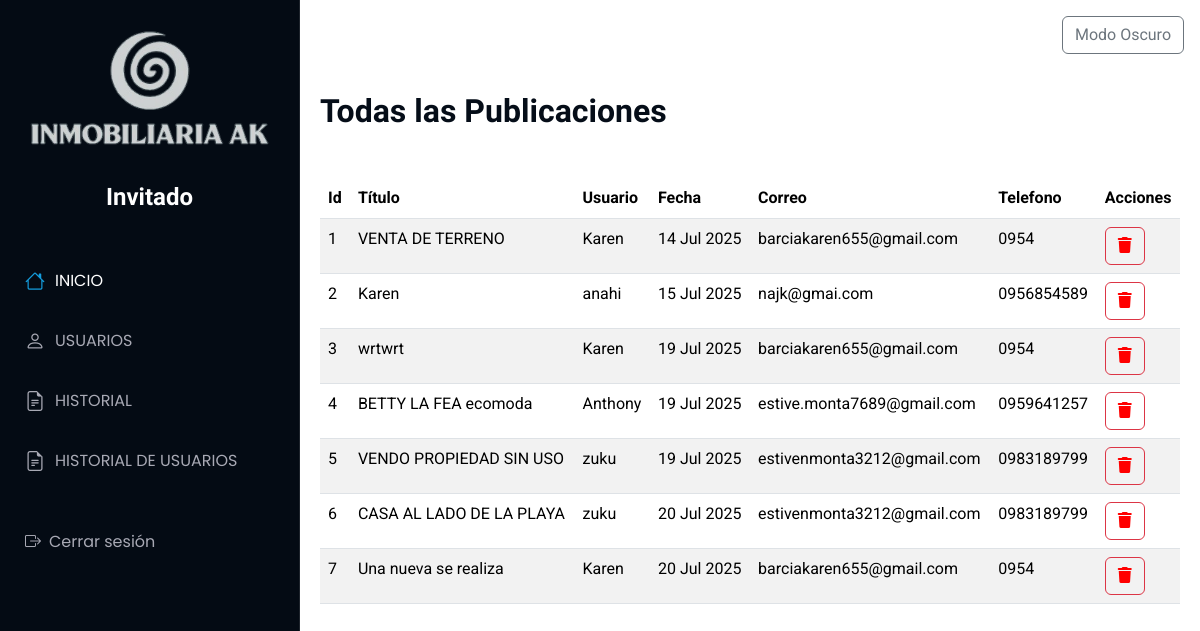
Page /Administrador/admiin (signed in) on the earlier database version.
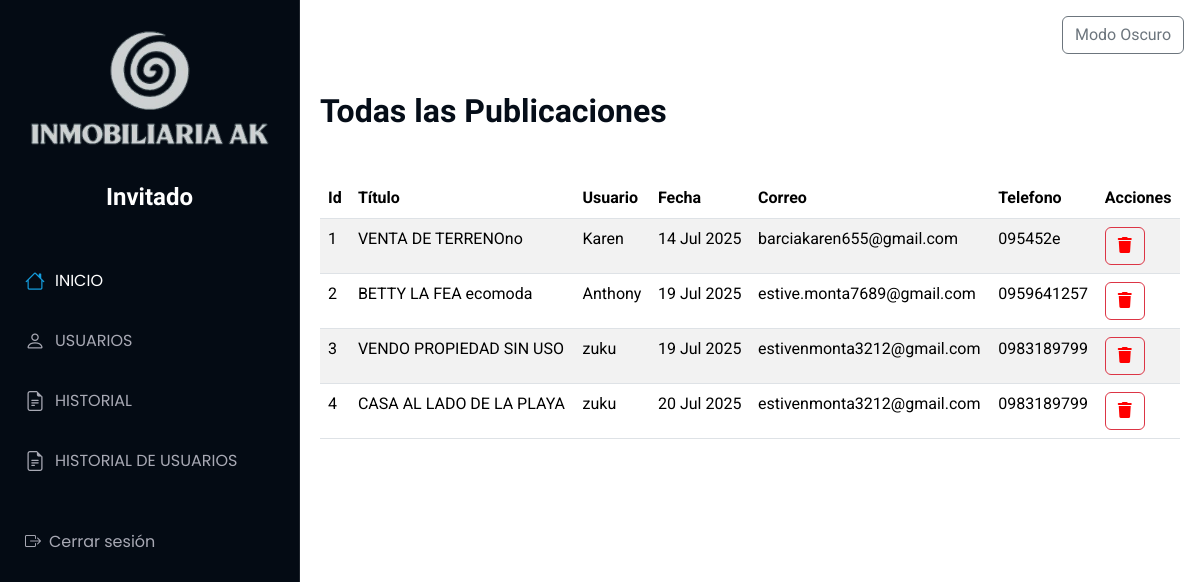
Same page on the later database version.
### Aplicaciones/Publicaciones/models.py (models this page shows)
class Propiedad(models.Model):
    id_propiedad = models.AutoField(primary_key=True)
    titulo = models.CharField(max_length=200)
    imagen = models.FileField(upload_to='propiedades/')
    descripcion = models.TextField()
    precio = models.DecimalField(max_digits=12, decimal_places=2)
    ubicacion=models.CharField(max_length=200,null=True,blank=True)
    usuario = models.ForeignKey(Usuario, on_delete=models.CASCADE)
    latitud = models.DecimalField(max_digits=9, decimal_places=7)
    longitud = models.DecimalField(max_digits=10, decimal_places=7)
    estado = models.CharField(max_length=50)
    fecha_publicacion = models.DateTimeField(auto_now_add=True)
    fecha_actualizacion = models.DateTimeField(auto_now=True,null=True,blank=True)

### Aplicaciones/Usuario/models.py (models this page shows)
class Usuario(models.Model):
    usuario = models.CharField(max_length=150, unique=True)
    contrasena = models.CharField(max_length=128)
    correo = models.EmailField(unique=True,null=True, blank=True)
    telefono = models.CharField(null=True, blank=True)
    fecha_registro = models.DateTimeField(auto_now_add=True,null=True, blank=True)
    telegram_id = models.CharField(max_length=50, null=True, blank=True)

### Aplicaciones/Administrador/views.py (the view)
# urls.py: path('admiin', views.admiin, name='admiin'),
def admiin(request):
    if 'admin_id' not in request.session:
        return redirect('iniciosesion')
    propiedades = Propiedad.objects.select_related('usuario').all()
    return render(request, 'admiin.html', {'propiedades': propiedades})

### Aplicaciones/Administrador/templates/admiin.html (shortened to what this page needs)
{% extends 'admin.html' %}
{% load static %}
{% block body %}
<main class="container mt-4"><br><br>
    <h2 class="mb-4"><b>Todas las Publicaciones</b></h2><br>
    <table class="table table-striped" id="admipubli">
      <thead>
        <tr>
          <th>Id</th>
          <th>Título</th>
          <th>Usuario</th>
          <th>Fecha</th>
          <th>Correo</th>
          <th>Telefono</th>
          <th>Acciones</th>
        </tr>
      </thead>
      <tbody>
        {% for propiedad in propiedades %}
        <tr>
          <td>{{ forloop.counter }}</td>
          <td>{{ propiedad.titulo }}</td>
          <td>{{ propiedad.usuario.usuario }}</td>
          <td>{{ propiedad.fecha_publicacion|date:"d M Y" }}</td>
          <td>{{ propiedad.usuario.correo }}</td>
          <td>{{ propiedad.usuario.telefono }}</td>
          <td><a style="color: red;" href="javascript:void(0);" onclick="confirmarEliminacion('{{ propiedad.id_propiedad }}')" class="btn btn-outline-danger">
            <i class="fa fa-trash"></i></a></td>
        </tr>
        {% endfor %}
      </tbody>
    </table>
</main>
{% endblock %}

### Aplicaciones/templates/admin.html (shortened to what this page needs)
{% load static %}
<!DOCTYPE html>
<html lang="en">
<head>
<link rel="stylesheet" href="https://code.jquery.com/ui/1.13.2/themes/base/jquery-ui.css">
<link rel="stylesheet" href="https://cdn.datatables.net/1.13.6/css/jquery.dataTables.min.css">
<link href="https://cdn.jsdelivr.net/npm/bootstrap@5.3.3/dist/css/bootstrap.min.css" rel="stylesheet">
<link rel="stylesheet" href="https://cdnjs.cloudflare.com/ajax/libs/font-awesome/6.7.2/css/all.min.css" />
  <link href="{% static 'plantilla/Port/assets/vendor/bootstrap/css/bootstrap.min.css' %}" rel="stylesheet">
  <link href="{% static 'plantilla/Port/assets/vendor/bootstrap-icons/bootstrap-icons.css' %}" rel="stylesheet">
  <link href="{% static 'plantilla/Port/assets/vendor/aos/aos.css' %}" rel="stylesheet">
  <link href="{% static 'plantilla/Port/assets/vendor/glightbox/css/glightbox.min.css' %}" rel="stylesheet">
  <link href="{% static 'plantilla/Port/assets/vendor/swiper/swiper-bundle.min.css' %}" rel="stylesheet">
  <link href="{% static 'plantilla/Port/assets/css/main.css' %}" rel="stylesheet">
<link rel="stylesheet" href="https://cdn.datatables.net/2.0.3/css/dataTables.dataTables.min.css">
<link rel="stylesheet" href="https://cdn.datatables.net/buttons/2.4.2/css/buttons.dataTables.min.css">
</head>
<body class="index-page">
  <header id="header" class="header dark-background d-flex flex-column">
    <br>
      <img src="/static/img/FOTO.png" alt="" ><br>
    <a href="index.html" class="logo d-flex align-items-center justify-content-center">
      <h1 class="sitename">
        {% if request.session.usuario_nombre %}
          {{ request.session.usuario_nombre }}
        {% else %}
          Invitado
        {% endif %}
      </h1>
    </a>
    <nav id="navmenu" class="navmenu">
      <ul><br>
        <li>
          <a href="{% url 'admiin' %}" class="{% if request.resolver_match.url_name == 'admiin' %}active{% endif %}">
            <i class="bi bi-house navicon"></i> INICIO
          </a>
        </li>
        <li>
          <a href="{% url 'usuarios' %}" class="{% if request.resolver_match.url_name == 'usuarios' %}active{% endif %}">
            <i class="bi bi-person navicon"></i> USUARIOS
          </a>
        </li>
        <li>
          <a href="{% url 'adminhistorial' %}" class="{% if request.resolver_match.url_name == 'adminhistorial' %}active{% endif %}">
            <i class="bi bi-file-earmark-text navicon"></i> HISTORIAL
          </a>
        </li>
        <li>
          <a href="{% url 'historialusuarios' %}" class="{% if request.resolver_match.url_name == 'historialusuarios' %}active{% endif %}">
            <i class="bi bi-file-earmark-text navicon"></i> HISTORIAL DE USUARIOS
          </a>
        </li><br>
        <li><a href="#" onclick="confirmarCerrarSesion()"><i class="bi bi-box-arrow-right me-2"></i>Cerrar sesión</a></li>
      </ul>
  </header>
{% block body %}
{% endblock %}
<button id="btn-toggle-theme" class="btn btn-outline-secondary position-fixed top-0 end-0 m-3" style="z-index: 1050;">
</button>
</body>
</html>

### tiendamue/static/plantilla/Port/assets/css/main.css (style rules this page uses)
:root { --default-font: "Roboto", system-ui, -apple-system, "Segoe UI", Roboto, "Helvetica Neue", Arial, "Noto Sans", "Liberation Sans", sans-serif, "Apple Color Emoji", "Segoe UI Emoji", "Segoe UI Symbol", "Noto Color Emoji"; --heading-font: "Raleway", sans-serif; --nav-font: "Poppins", sans-serif; }
:root { --background-color: #ffffff; --default-color: #272829; --heading-color: #050d18; --accent-color: #149ddd; --surface-color: #ffffff; --contrast-color: #ffffff; }
:root { --nav-color: #a8a9b4; --nav-hover-color: #ffffff; --nav-mobile-background-color: #040b14; --nav-dropdown-background-color: #040b14; --nav-dropdown-color: #a8a9b4; --nav-dropdown-hover-color: #ffffff; }
.dark-background { --background-color: #040b14; --default-color: #ffffff; --heading-color: #ffffff; --surface-color: #151f2b; --contrast-color: #ffffff; }
:root { scroll-behavior: smooth; }
body { color: var(--default-color); background-color: var(--background-color); font-family: var(--default-font); }
a { color: var(--accent-color); text-decoration: none; transition: 0.3s; }
h1, h2, h3, h4, h5, h6 { color: var(--heading-color); font-family: var(--heading-font); }
.header { color: var(--default-color); background-color: var(--background-color); position: fixed; top: 0; left: 0; bottom: 0; padding: 0 15px; width: 300px; transition: all ease-in-out 0.3s; overflow-y: auto; z-index: 997; border-right: 1px solid color-mix(in srgb, var(--default-color), transparent 90%); }
.header .logo { line-height: 1; margin-bottom: 15px; }
.header .logo h1 { font-size: 24px; margin: 0; font-weight: 700; color: var(--heading-color); }
@media (min-width: 1200px) { .header~main, .header~#footer { margin-left: 300px; } }
.navmenu { padding: 0; z-index: 9997; }
.navmenu ul { list-style: none; padding: 0 0 20px 0; margin: 0; }
.navmenu a, .navmenu a:focus { color: var(--nav-color); padding: 15px 10px; font-family: var(--nav-font); font-size: 16px; font-weight: 400; display: flex; align-items: center; white-space: nowrap; transition: 0.3s; width: 100%; }
.navmenu a .navicon, .navmenu a:focus .navicon { font-size: 20px; margin-right: 10px; }
.navmenu a:hover, .navmenu .active, .navmenu .active:focus { color: var(--nav-hover-color); }
.navmenu a:hover .navicon, .navmenu .active .navicon, .navmenu .active:focus .navicon { color: var(--accent-color); }

### Aplicaciones/templates/admin.html (style rules this page uses)
main.container { margin-left: 300px; padding: 20px; max-width: calc(100% - 300px); box-sizing: border-box; }

Differences in the rows shown:
removed Propiedad: titulo "Karen", usuario.usuario "anahi", fecha_publicacion "15 Jul 2025", usuario.correo "najk@gmai.com", usuario.telefono "0956854589"
removed Propiedad: titulo "wrtwrt", usuario.usuario "Karen", fecha_publicacion "19 Jul 2025", usuario.correo "barciakaren655@gmail.com", usuario.telefono "0954"
removed Propiedad: titulo "Una nueva se realiza", usuario.usuario "Karen", fecha_publicacion "20 Jul 2025", usuario.correo "barciakaren655@gmail.com", usuario.telefono "0954"
changed Propiedad "Karen": titulo "VENTA DE TERRENO" → "VENTA DE TERRENOno"; usuario.telefono "0954" → "095452e"
